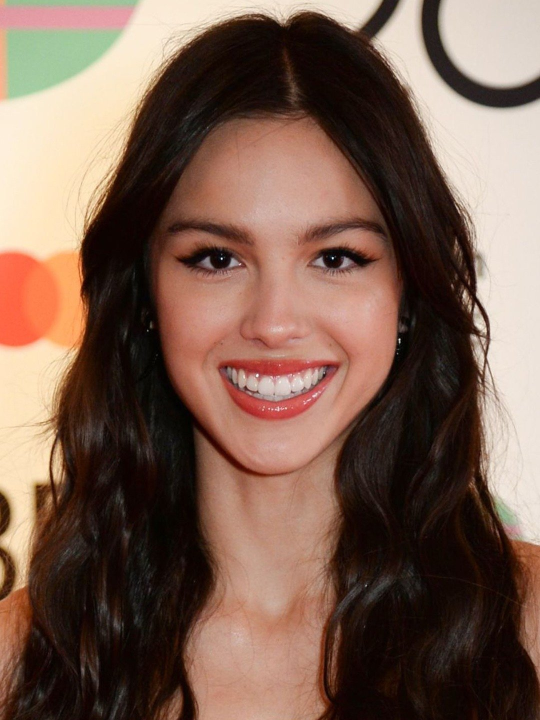
#> input picture oli.jpg, 1080 x 1440 px, found by its file name (shown at 1/2 size)
$ python 3.image_resizer.py
#> lines starting #> are read from the running program, lines starting #| are printed output that depends on the picture
# given image will undergo resize

import cv2
img = cv2.imread(r'C:\Users\pranj\Documents\python\python_projects\oli.jpg', 1)
#> img is the input picture: shape (1440, 1080, 3); mean B, G, R 80.9, 95.1, 122.7
scale = 50
width = int(img.shape[1] * scale / 100)
#> width = 540
height = int(img.shape[0] * scale / 100)
#> height = 720
dim = (width, height)
#> dim = (540, 720)
# resize image
resized = cv2.resize(img, dim, interpolation=cv2.INTER_AREA)
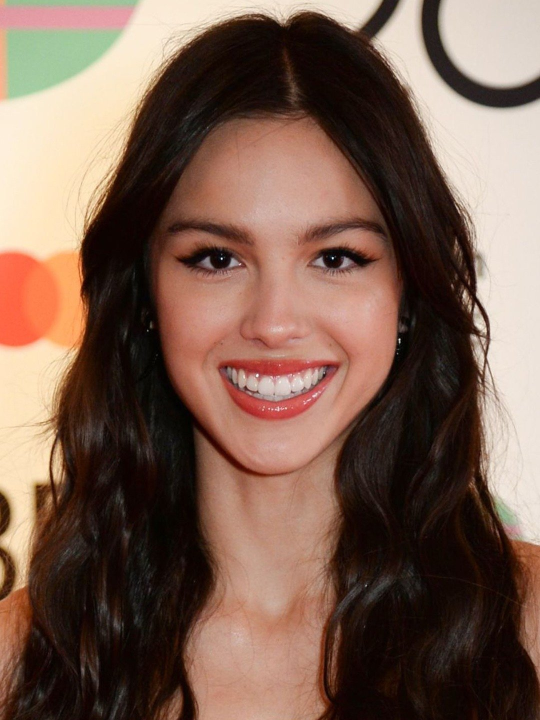
#> resized: shape (720, 540, 3); mean B, G, R 81, 95.3, 122.9

print('Resized Dimensions : ', resized.shape)
#| Resized Dimensions :  (720, 540, 3)

cv2.imshow("Resized image", resized)
cv2.waitKey(0)
cv2.destroyAllWindows()
